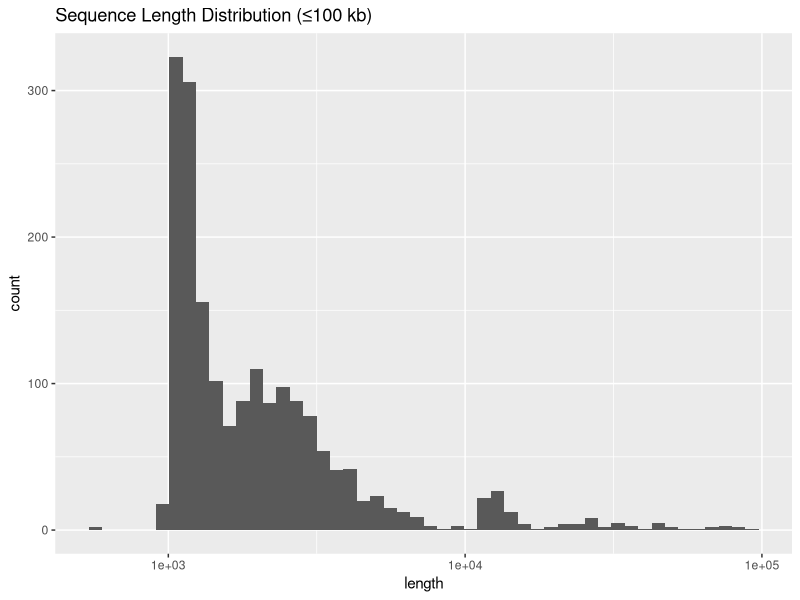
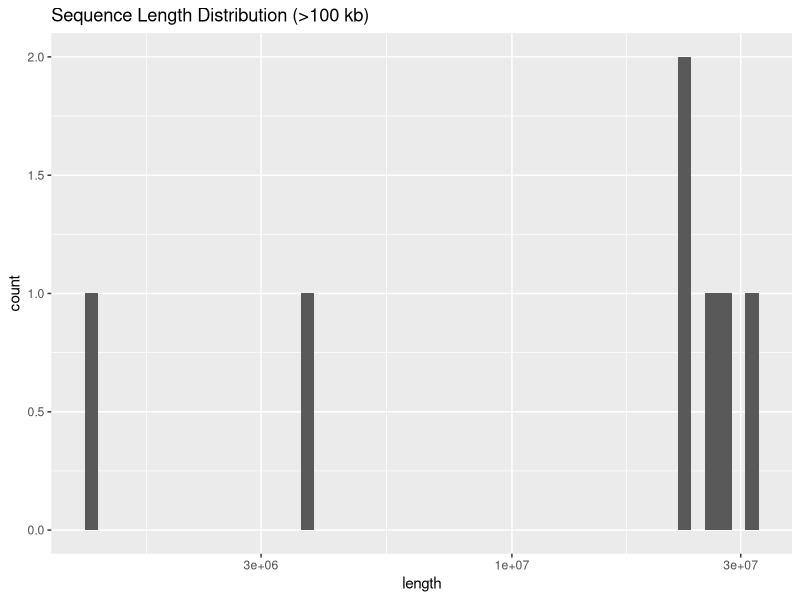
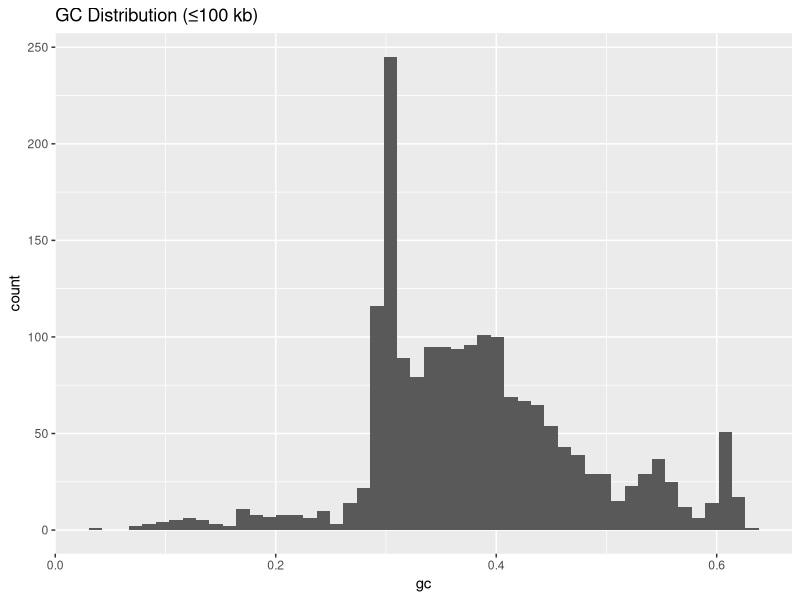
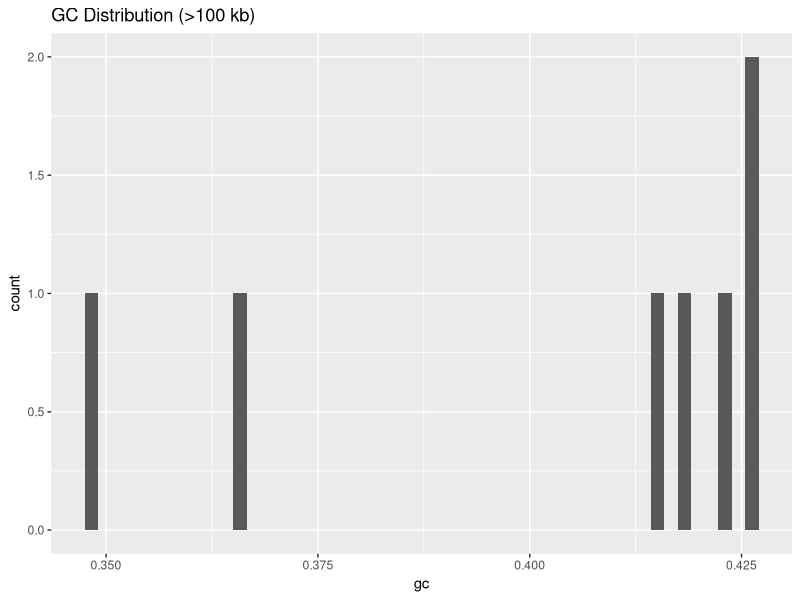
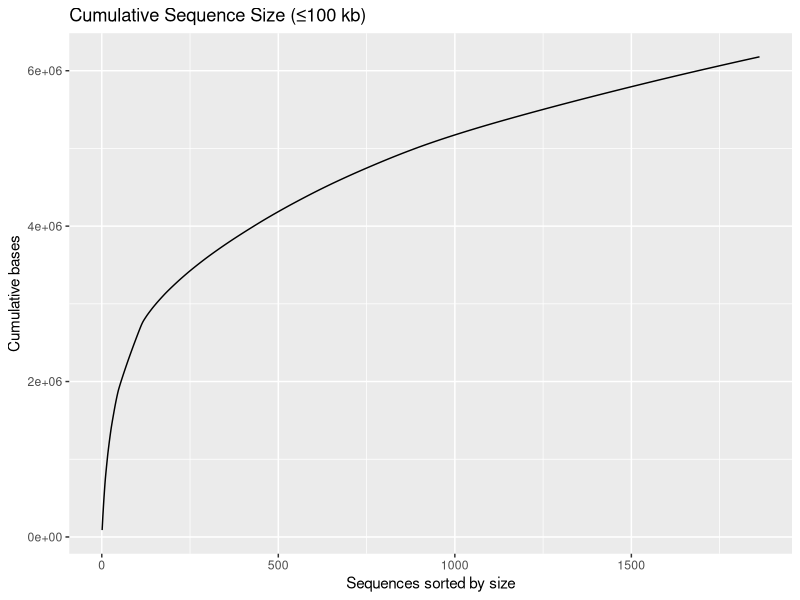
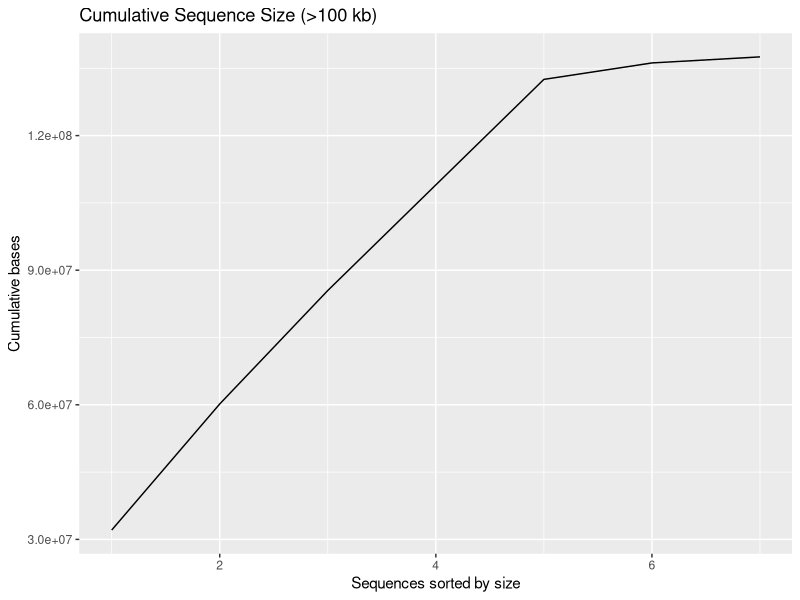

Here is the R script that generated these plots, in order:
library(ggplot2)


le <- read.table("output/99kb_stats.txt", col.names = c("length","gc"))
gt <- read.table("output/101kb_stats.txt", col.names = c("length","gc"))

############################################
# 1. Sequence length distribution (histogram, log scale)
############################################

p1 <- ggplot(le, aes(x = length)) +
  geom_histogram(bins = 50) +
  scale_x_log10() +
  ggtitle("Sequence Length Distribution (≤100 kb)")

ggsave("output/length_hist_99kb.png", p1)

p2 <- ggplot(gt, aes(x = length)) +
  geom_histogram(bins = 50) +
  scale_x_log10() +
  ggtitle("Sequence Length Distribution (>100 kb)")

ggsave("output/length_hist_101kb.png", p2)

############################################
# 2. GC% distribution (histogram)
############################################

p3 <- ggplot(le, aes(x = gc)) +
  geom_histogram(bins = 50) +
  ggtitle("GC Distribution (≤100 kb)")

ggsave("output/gc_hist_99kb.png", p3)

p4 <- ggplot(gt, aes(x = gc)) +
  geom_histogram(bins = 50) +
  ggtitle("GC Distribution (>100 kb)")

ggsave("output/gc_hist_101kb.png", p4)

############################################
# 3. Cumulative sequence size (largest → smallest)
############################################

len_le <- sort(le$length, decreasing = TRUE)
len_gt <- sort(gt$length, decreasing = TRUE)

run_le <- cumsum(len_le)
run_gt <- cumsum(len_gt)

cdf_le <- data.frame(index = 1:length(run_le), size = run_le)
cdf_gt <- data.frame(index = 1:length(run_gt), size = run_gt)

p5 <- ggplot(cdf_le, aes(x = index, y = size)) +
  geom_line() +
  xlab("Sequences sorted by size") +
  ylab("Cumulative bases") +
  ggtitle("Cumulative Sequence Size (≤100 kb)")

ggsave("output/cdf_99kb.png", p5)

p6 <- ggplot(cdf_gt, aes(x = index, y = size)) +
  geom_line() +
  xlab("Sequences sorted by size") +
  ylab("Cumulative bases") +
  ggtitle("Cumulative Sequence Size (>100 kb)")

ggsave("output/cdf_101kb.png", p6)
